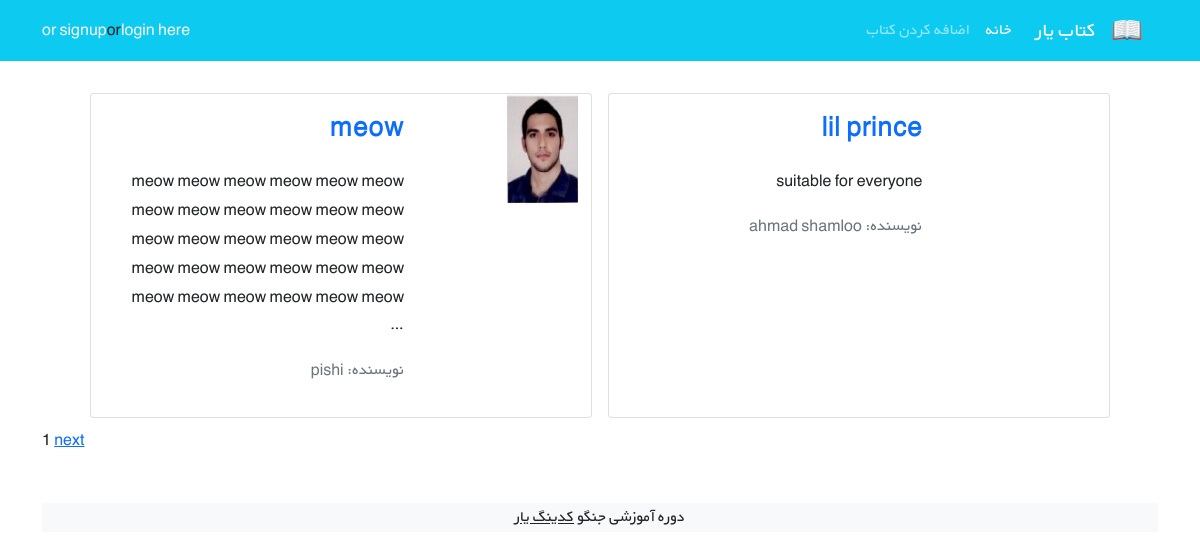
The page /books/ on the database its author committed.
### bookha/models.py (models this page shows, shortened)
class Book(models.Model):
    user = models.ForeignKey(get_user_model(), on_delete=models.CASCADE)
    title = models.CharField(max_length=200)
    author = models.CharField(max_length=200)
    desc = models.TextField()
    price = models.DecimalField(max_digits=5, decimal_places=2) # ta 5 ragham save kun ke 2 raghamesh ashaare
    covers = models.ImageField(upload_to='covers/', blank=True)  # pillow nasb shavad ghablesh va setting, urls/config modify shavand
    def get_absolute_url(self):
        return reverse('detail', args=[self.id])

### bookha/views.py (the view)
# urls.py: path('', Booklis.as_view(), name='booklis'),
class Booklis(generic.ListView):
    model = Book
    paginate_by = 2
    template_name = 'bookha/booklist.html'
    context_object_name = 'bookss'

### bookha/templates/bookha/booklist.html (shortened to what this page needs)
{% extends '_base.html' %}
{% block content %}
    <div class="container mt-4">
        <div class="row flex-row-reverse justify-content-md-center">
            {% for book in bookss %}
            <div class="card m-2" style="max-width: 45%">
                <div class="row g-0 h-100" dir="rtl">
                    <div class="col-md-4">
                        {% if book.covers %}
                        <img src="{{ book.covers.url }}"
                             class="img-fluid rounded-start" alt="...">
                        {% endif %}
                    </div>
                    <div class="col-md-8 h-100">
                        <div class="d-flex flex-column justify-content-between h-100">
                            <div class="card-body">
                                <a class="text-decoration-none" href="{{ book.get_absolute_url }}"><h3 class="card-title"><strong>{{ book.title }}</strong></h3></a>
                                <p class="card-text pt-3">{{ book.desc|truncatewords:30 }}</p>
                                <p class="text-muted">نویسنده: {{ book.author }}</p>
                            </div>
                        </div>
                    </div>
                </div>
            </div>
            {% endfor %}
        </div>
    </div>
    {{ page_obj.number }}
    {% if page_obj.has_next %}
        <a href="?page={{ page_obj.next_page_number }}">next</a>
    {% endif %}
    <footer class="bg-light text-center text-lg-start mt-5">
        <div class="text-center bg-grey">
            <p>دوره آموزشی جنگو <a class="text-dark" href="https://codingyar.com/" target="_blank">کدینگ یار</a></p>
        </div>
    </footer>
{% endblock %}

### static/css/style.css (style rules this page uses)
* { font-family: 'BYekan', sans-serif; line-height: 1.8rem; }

### rows shown on the page
Book: title "lil prince", desc "suitable for everyone", author "ahmad shamloo"
Book: covers (picture), title "meow", desc "meow meow meow meow meow meow meow meow meow meow meow meow meow meow meow meow meow meow meow meow meow meow meow meow meow meow meow meow meow meow …", author "pishi"

### other values the page prints
{{ page_obj.number }} "1"
